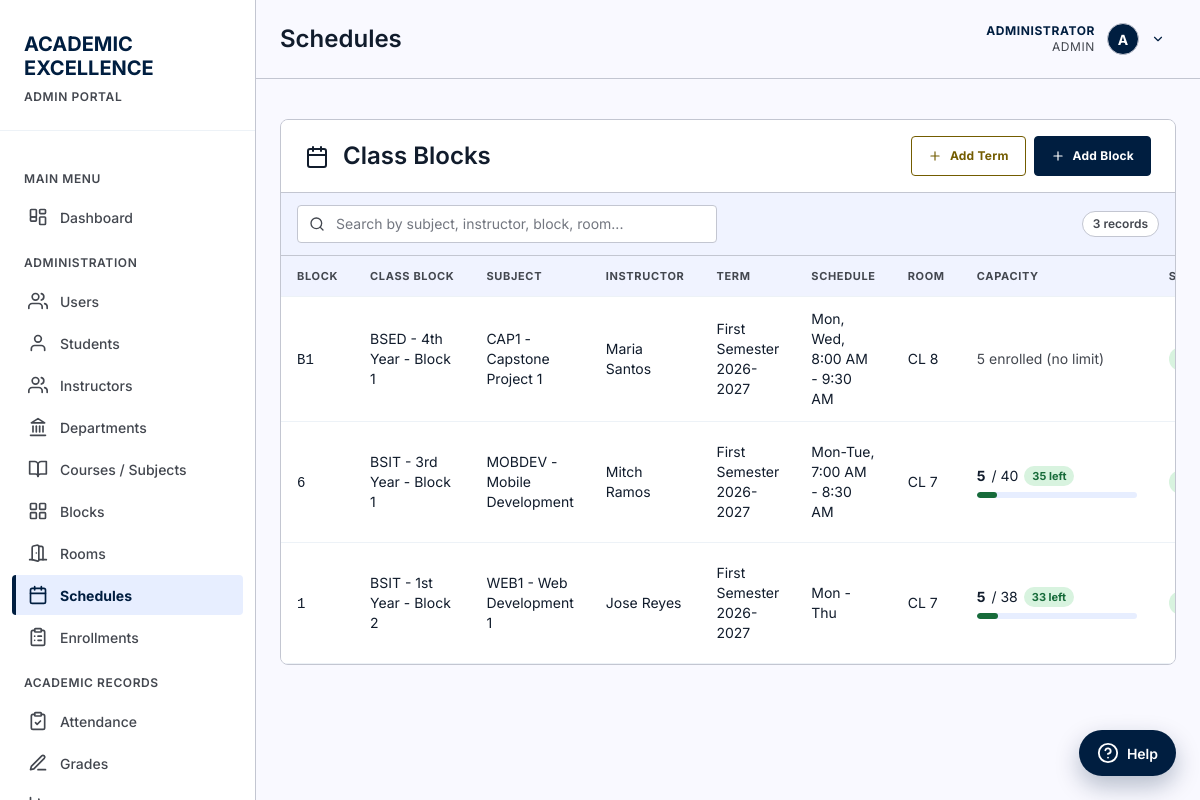
The app's page /pages/schedules.php (signed in) with its own data.
### tables this page shows
CREATE TABLE "users" (
                    id INTEGER PRIMARY KEY AUTOINCREMENT,
                    username TEXT NOT NULL UNIQUE,
                    password TEXT NOT NULL,
                    full_name TEXT NOT NULL,
                    email TEXT UNIQUE,
                    role TEXT NOT NULL DEFAULT 'student' CHECK(role IN ('admin', 'instructor', 'student')),
                    is_active INTEGER NOT NULL DEFAULT 1 CHECK(is_active IN (0, 1)),
                    last_login_at DATETIME,
                    created_at DATETIME NOT NULL DEFAULT CURRENT_TIMESTAMP,
                    updated_at DATETIME NOT NULL DEFAULT CURRENT_TIMESTAMP
                );

CREATE TABLE course_sections (
            id INTEGER PRIMARY KEY AUTOINCREMENT,
            subject_id INTEGER NOT NULL,
            instructor_id INTEGER NOT NULL,
            term_id INTEGER NOT NULL,
            section_code TEXT NOT NULL,
            room TEXT,
            schedule TEXT,
            capacity INTEGER CHECK(capacity IS NULL OR capacity > 0),
            status TEXT NOT NULL DEFAULT 'Open' CHECK(status IN ('Open', 'Closed', 'Completed', 'Cancelled')),
            created_at DATETIME NOT NULL DEFAULT CURRENT_TIMESTAMP,
            updated_at DATETIME NOT NULL DEFAULT CURRENT_TIMESTAMP, block_id INTEGER REFERENCES blocks(id) ON DELETE SET NULL,
            UNIQUE(subject_id, term_id, section_code),
            FOREIGN KEY (subject_id) REFERENCES subjects(id) ON DELETE RESTRICT,
            FOREIGN KEY (instructor_id) REFERENCES instructors(id) ON DELETE RESTRICT,
            FOREIGN KEY (term_id) REFERENCES academic_terms(id) ON DELETE RESTRICT
        );

### includes/auth.php (called while the page is built, shortened)
<?php
function currentUser() {
    static $user = false;
    if ($user === false) {
        $db = getDB();
        $stmt = $db->prepare("SELECT * FROM users WHERE id = :id AND is_active = 1");
        $stmt->execute([':id' => (int) $_SESSION['user_id']]);
        $user = $stmt->fetch() ?: null;
    }
    return $user;
}
function isLoggedIn() {
    return currentUser() !== null;
}
function requireLogin() {
    if (!isLoggedIn()) {
        header('Location: ' . baseUrl() . 'login.php');
        exit();
    }
}
function requireRole(...$roles) {
    requireLogin();
    $user = currentUser();
}
function roleLabel($role) {
    return [
        'admin'      => 'Admin',
        'instructor' => 'Teacher',
        'student'    => 'Student'
    ][$role] ?? ucfirst((string) $role);
}

### includes/functions.php (called while the page is built, shortened)
<?php
require_once __DIR__ . '/auth.php';
require_once __DIR__ . '/icons.php';
function yearOrdinal($year) {
    $year = (int) $year;
    if ($year === 1) return '1st';
    if ($year === 2) return '2nd';
    if ($year === 3) return '3rd';
    return $year . 'th';
}
function blockLabel($departmentCode, $yearLevel, $blockCode, $blockName = null) {
    return $departmentCode . ' - ' . yearOrdinal($yearLevel) . ' Year - Block ' . $blockCode;
}

### pages/schedules.php (the view, shortened to what this page needs)
<?php
require_once '../includes/functions.php';
requireRole('admin');
$db = getDB();
$sections = $db->query("
    SELECT cs.*, sub.subject_code, sub.subject_name, ins.first_name, ins.last_name,
           t.term_name, t.academic_year,
           d.department_code, b.year_level AS block_year_level, b.block_code AS block_code,
           (SELECT COUNT(*) FROM enrollments e WHERE e.section_id = cs.id AND e.status = 'Enrolled') AS enrolled_count
    FROM course_sections cs
    JOIN subjects sub ON cs.subject_id = sub.id
    JOIN instructors ins ON cs.instructor_id = ins.id
    JOIN academic_terms t ON cs.term_id = t.id
    LEFT JOIN blocks b ON cs.block_id = b.id
    LEFT JOIN departments d ON b.department_id = d.id
    ORDER BY t.is_current DESC, sub.subject_code, cs.section_code
")->fetchAll();
$pageTitle = 'Schedules';
include '../includes/header.php';
?>
<main>
    <div class="card">
        <div class="card-header" style="display: flex; justify-content: space-between; align-items: center;">
            <h2><?php echo icon('calendar', 24); ?> Class Blocks</h2>
            <div style="display: flex; gap: 8px;">
                <button class="btn btn-secondary" onclick="document.getElementById('addTermModal').style.display='block'"><?php echo icon('plus', 14); ?> Add Term</button>
                <button class="btn btn-primary" onclick="document.getElementById('addBlockModal').style.display='block'"><?php echo icon('plus', 14); ?> Add Block</button>
            </div>
        </div>
        <div class="table-search-bar">
            <div class="table-search-wrapper">
                <span class="search-icon"><?php echo icon('search', 16); ?></span>
                <input type="text" id="scheduleSearch" placeholder="Search by subject, instructor, block, room...">
            </div>
            <span class="search-count"></span>
        </div>
        <table data-pagination data-page-size="8" id="scheduleTable">
            <thead>
                <tr>
                    <th>Block</th>
                    <th>Class Block</th>
                    <th>Subject</th>
                    <th>Instructor</th>
                    <th>Term</th>
                    <th>Schedule</th>
                    <th>Room</th>
                    <th>Capacity</th>
                    <th>Status</th>
                </tr>
            </thead>
            <tbody>
                <?php foreach ($sections as $section): ?>
                <tr data-search="<?php echo htmlspecialchars(strtolower($section['section_code'] . ' ' . $section['subject_code'] . ' ' . $section['subject_name'] . ' ' . $section['first_name'] . ' ' . $section['last_name'] . ' ' . ($section['block_code'] ?? '') . ' ' . ($section['schedule'] ?? '') . ' ' . ($section['room'] ?? ''))); ?>">
                    <td data-label="Block"><code><?php echo htmlspecialchars($section['section_code']); ?></code></td>
                    <td data-label="Class Block"><?php echo htmlspecialchars($section['block_id'] ? blockLabel($section['department_code'], $section['block_year_level'], $section['block_code']) : '—'); ?></td>
                    <td data-label="Subject"><?php echo htmlspecialchars($section['subject_code'] . ' - ' . $section['subject_name']); ?></td>
                    <td data-label="Instructor"><?php echo htmlspecialchars($section['first_name'] . ' ' . $section['last_name']); ?></td>
                    <td data-label="Term"><?php echo htmlspecialchars($section['term_name'] . ' ' . $section['academic_year']); ?></td>
                    <td data-label="Schedule"><?php echo htmlspecialchars($section['schedule'] ?? '—'); ?></td>
                    <td data-label="Room"><?php echo htmlspecialchars($section['room'] ?? '—'); ?></td>
                    <td data-label="Capacity">
                        <?php if ($section['capacity']): ?>
                        <?php
                            $cap = (int) $section['capacity'];
                            $enrolled = (int) $section['enrolled_count'];
                            $pct = $cap > 0 ? min(($enrolled / $cap) * 100, 100) : 0;
                            $remaining = max($cap - $enrolled, 0);
                            if ($pct >= 100) {
                                $capClass = 'cap-full';
                                $capLabel = 'Full';
                            } elseif ($pct >= 80) {
                                $capClass = 'cap-warning';
                                $capLabel = 'Almost Full';
                            } elseif ($pct >= 50) {
                                $capClass = 'cap-moderate';
                                $capLabel = $remaining . ' left';
                            } else {
                                $capClass = 'cap-ok';
                                $capLabel = $remaining . ' left';
                            }
                        ?>
                        <div class="capacity-cell">
                            <div class="capacity-numbers">
                                <strong><?php echo $enrolled; ?></strong> / <?php echo $cap; ?>
                                <span class="capacity-badge <?php echo $capClass; ?>"><?php echo $capLabel; ?></span>
                            </div>
                            <div class="capacity-progress">
                                <div class="capacity-progress-fill <?php echo $capClass; ?>" style="width: <?php echo $pct; ?>%;"></div>
                            </div>
                        </div>
                        <?php else: ?>
                        <span style="color: var(--ink-muted);"><?php echo $section['enrolled_count']; ?> enrolled (no limit)</span>
                        <?php endif; ?>
                    </td>
                    <td data-label="Status">
                        <span class="attendance-badge status-<?php echo $section['status'] === 'Open' ? 'present' : 'absent'; ?>">
                        </span>
                    </td>
                </tr>
                <?php endforeach; ?>
            </tbody>
        </table>
    </div>
</main>
<?php include '../includes/footer.php'; ?>

### includes/header.php (shortened to what this page needs)
<?php
require_once __DIR__ . '/functions.php';
$currentPage = basename($_SERVER['PHP_SELF'], '.php');
$assetPrefix = $currentPage === 'index' ? '' : '../';
$user = currentUser();
$role = $user['role'];
$fullName = $user['full_name'];
$roleLabel = roleLabel($role);
$avatarLetter = strtoupper(substr($fullName, 0, 1));
?>
<!DOCTYPE html>
<html lang="en">
<head>
    <link rel="stylesheet" href="<?php echo $assetPrefix; ?>assets/css/style.css">
</head>
<body>
    <aside class="sidebar">
        <div class="sidebar-header">
            <h1>
                <span class="red">ACADEMIC</span><br>
                <span class="white">EXCELLENCE</span>
            </h1>
            <span class="portal-label"><?php echo strtoupper($roleLabel); ?> PORTAL</span>
        </div>
        <nav class="sidebar-menu">
            <div class="menu-category">Main Menu</div>
            <a href="<?php echo $assetPrefix; ?>index.php" class="menu-item <?php echo $currentPage === 'index' ? 'active' : ''; ?>">
                <span class="icon"><?php echo icon('dashboard'); ?></span>
                Dashboard
            </a>
            <?php if ($role === 'admin'): ?>
                <div class="menu-category">Administration</div>
                <a href="<?php echo $assetPrefix; ?>pages/users.php" class="menu-item <?php echo $currentPage === 'users' ? 'active' : ''; ?>">
                    <span class="icon"><?php echo icon('users'); ?></span>
                    Users
                </a>
                <a href="<?php echo $assetPrefix; ?>pages/students.php" class="menu-item <?php echo $currentPage === 'students' ? 'active' : ''; ?>">
                    <span class="icon"><?php echo icon('user'); ?></span>
                    Students
                </a>
                <a href="<?php echo $assetPrefix; ?>pages/instructors.php" class="menu-item <?php echo $currentPage === 'instructors' ? 'active' : ''; ?>">
                    <span class="icon"><?php echo icon('users'); ?></span>
                    Instructors
                </a>
                <a href="<?php echo $assetPrefix; ?>pages/departments.php" class="menu-item <?php echo $currentPage === 'departments' ? 'active' : ''; ?>">
                    <span class="icon"><?php echo icon('landmark'); ?></span>
                    Departments
                </a>
                <a href="<?php echo $assetPrefix; ?>pages/manage-subjects.php" class="menu-item <?php echo $currentPage === 'manage-subjects' ? 'active' : ''; ?>">
                    <span class="icon"><?php echo icon('book-open'); ?></span>
                    Courses / Subjects
                </a>
                <a href="<?php echo $assetPrefix; ?>pages/blocks.php" class="menu-item <?php echo $currentPage === 'blocks' ? 'active' : ''; ?>">
                    <span class="icon"><?php echo icon('grid'); ?></span>
                    Blocks
                </a>
                <a href="<?php echo $assetPrefix; ?>pages/rooms.php" class="menu-item <?php echo $currentPage === 'rooms' ? 'active' : ''; ?>">
                    <span class="icon"><?php echo icon('door'); ?></span>
                    Rooms
                </a>
                <a href="<?php echo $assetPrefix; ?>pages/schedules.php" class="menu-item <?php echo $currentPage === 'schedules' ? 'active' : ''; ?>">
                    <span class="icon"><?php echo icon('calendar'); ?></span>
                    Schedules
                </a>
                <a href="<?php echo $assetPrefix; ?>pages/enrollments.php" class="menu-item <?php echo $currentPage === 'enrollments' ? 'active' : ''; ?>">
                    <span class="icon"><?php echo icon('clipboard-list'); ?></span>
                    Enrollments
                </a>
                <div class="menu-category">Academic Records</div>
                <a href="<?php echo $assetPrefix; ?>pages/attendance.php" class="menu-item <?php echo $currentPage === 'attendance' ? 'active' : ''; ?>">
                    <span class="icon"><?php echo icon('clipboard-check'); ?></span>
                    Attendance
                </a>
                <a href="<?php echo $assetPrefix; ?>pages/grades.php" class="menu-item <?php echo $currentPage === 'grades' ? 'active' : ''; ?>">
                    <span class="icon"><?php echo icon('pen-line'); ?></span>
                    Grades
                </a>
                <a href="<?php echo $assetPrefix; ?>pages/reports.php" class="menu-item <?php echo $currentPage === 'reports' ? 'active' : ''; ?>">
                    <span class="icon"><?php echo icon('bar-chart'); ?></span>
                </a>
            <?php endif; ?>
        </nav>
    </aside>
    <div class="main-content">
        <header class="top-header">
            <h1 class="page-title"><?php echo $pageTitle ?? 'Dashboard'; ?></h1>
            <div class="user-info">
                <div class="user-menu">
                    <button class="user-menu-toggle" type="button" aria-haspopup="true" aria-expanded="false">
                        <div class="user-meta">
                            <span class="user-name"><?php echo htmlspecialchars($fullName); ?></span>
                            <span class="user-role"><?php echo $roleLabel; ?></span>
                        </div>
                        <div class="user-avatar"><?php echo $avatarLetter; ?></div>
                        <?php echo icon('chevron-down', 14); ?>
                    </button>
                </div>
            </div>
        </header>
        <div class="page-content">

### records on screen
users: role "ADMIN", full_name "ADMINISTRATOR", full_name "A"
course_sections: section_code "B1", block_code "BSED - 4th Year - Block 1", subject_name "CAP1 - Capstone Project 1", last_name "Maria Santos", academic_year "First Semester 2026-2027", schedule "Mon, Wed, 8:00 AM - 9:30 AM", room "CL 8", enrolled_count "5"
course_sections: section_code "6", block_code "BSIT - 3rd Year - Block 1", subject_name "MOBDEV - Mobile Development", last_name "Mitch Ramos", academic_year "First Semester 2026-2027", schedule "Mon-Tue, 7:00 AM - 8:30 AM", room "CL 7", enrolled "5", capacity "40", capLabel "35 left", $pct 12.5 (drawn)
course_sections: section_code "1", block_code "BSIT - 1st Year - Block 2", subject_name "WEB1 - Web Development 1", last_name "Jose Reyes", academic_year "First Semester 2026-2027", schedule "Mon - Thu", room "CL 7", enrolled "5", capacity "38", capLabel "33 left", $pct 13.157894736842 (drawn)

### other values on screen
$pageTitle "Schedules"
